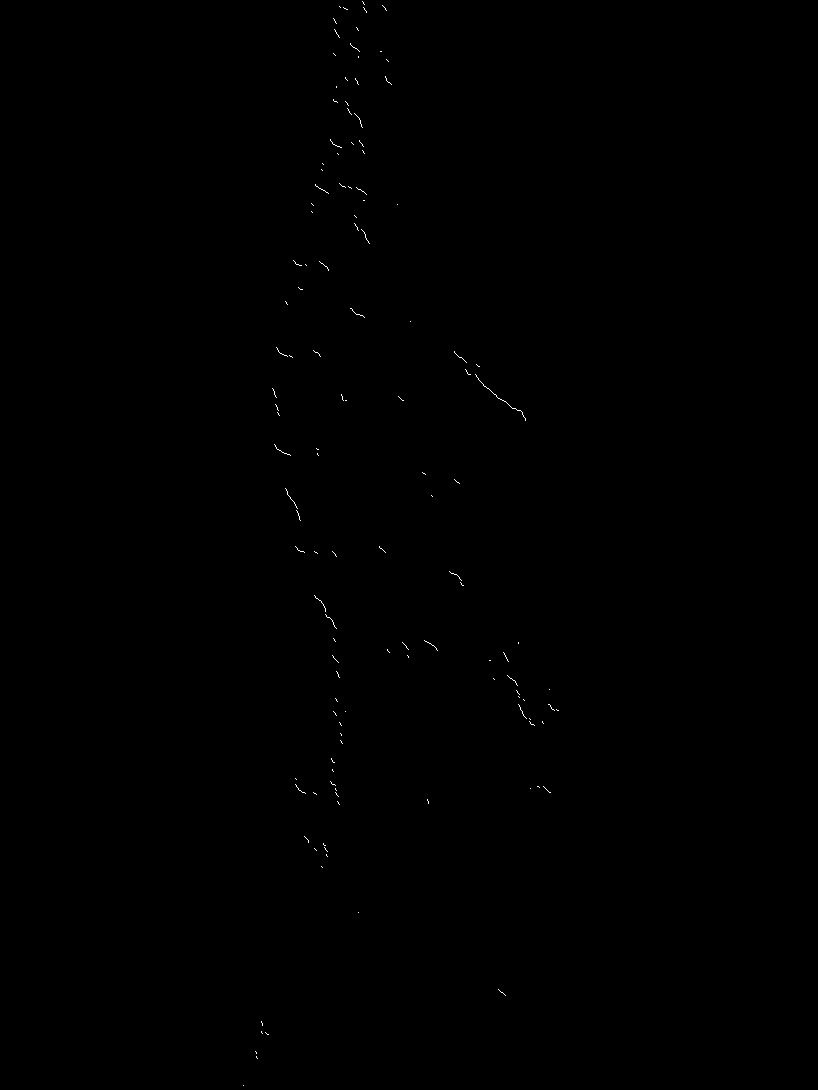
#> input picture ex_ppp.png, 818 x 1090 px
$ python proyecto2.py   (older library calls are emulated)
#> lines starting #> are read from the running program, lines starting #| are printed output that depends on the picture; after the words box and inside, x2 and y2 are one past the last pixel; in counts of white or black regions, pixels touching at a corner belong together
import numpy as np
import imutils
import cv2

#FUNCIONA PERO LAS COORDENADAS SALEN DEL CORTE
img = cv2.imread('ex_ppp.png', cv2.IMREAD_COLOR)
#> img is the input picture: shape (1090, 818, 3); 0.09% white in thin lines or dots, all inside (x1, y1, x2, y2) = (243, 1, 559, 1086)
dimensions = img.shape
#> dimensions = (1090, 818, 3)

# height, width, number of channels in image
altura = img.shape[0]
#> altura = 1090
width = img.shape[1]
#> width = 818
#print("Altura: ",altura)
#print("Ancho: ", width)
ancho = int(width)
#> ancho = 818
alfa = int(altura/12)
#> alfa = 90
#print(alfa)
cons = 0

a = np.empty((12, 30))
for i in range(1, 13):

    cons1 = cons
    cons2 = cons1+alfa
    #print(cons1)
    #print(cons2)
    print("____")
    image = img[cons1:cons2, 0:ancho]

    #convirtiendo a escala de grises
    gray = cv2.cvtColor(image, cv2.COLOR_BGR2GRAY)
    #aplicando desenfoque gaussiano
    blurred = cv2.GaussianBlur(gray, (5, 5), 0)
    #threshold?
    try:
        thresh = cv2.threshold(blurred, 60, 200, cv2.THRESH_BINARY)[1]

        cnts = cv2.findContours(thresh.copy(), cv2.RETR_EXTERNAL,
                                cv2.CHAIN_APPROX_SIMPLE)

        cnts = cnts[0] if imutils.is_cv2() else cnts[1]
        count = 1
        for c in cnts:
            M = cv2.moments(c)

            if M["m00"] != 0:
                cX = int(M["m10"] / M["m00"])
                cY = int(M["m01"] / M["m00"])
            else:
                cX, cY = 0, 0
            xx = str(cX)+","+str(cY)
            print(xx)
            #print(c)

            print(i)#grande
            '''
            print(count)#pequeño
            print(xx)
            for i in range(0, 12):
                for count in range(0, 30):
                    a[i][count] = cX

            '''


            #CONTORNO ENCONTRADO
            cv2.drawContours(image, [c], -1, (0, 0, 255), 2)
            #CIRCULO DE CENTRO
            cv2.circle(image, (cX, cY), 7, (0, 0, 255), -1)
            #COORDENADAS
            cv2.putText(image, xx, (cX - 50, cY - 50),
                        #TIPO DE LETRA, COLOR?
            cv2.FONT_HERSHEY_SIMPLEX, 0.5, (0, 0, 255), 2)

            # [4 lines of commented-out code are left out]
            count = count+1
            #cv2.waitKey(0)

        cons = cons2
        i = i+1

    except:
        pass
#> this loop made 12 passes
#> cnts on passes 1, 2, 3, 4, 6, 7, 8, 9, 10, 11, 12: 13 contours, all with area under 20, 8 contours, all with area under 20, 10 contours, all with area under 20, 7 contours, all with area under 20, 6 contours, all with area under 20, 8 contours, all with area under 20, 16 contours, all with area under 20, 16 contours, all with area under 20, 4 contours, all with area under 20, 0 contours, 6 contours, all with area under 20
#> pass 1, `image = img[cons1:cons2, 0:ancho]`:
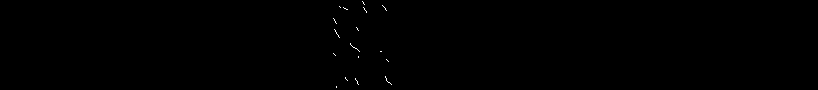
#> image: shape (90, 818, 3); 0.12% white in thin lines or dots, all inside (x1, y1, x2, y2) = (333, 1, 392, 88)
#> pass 1, `thresh = cv2.threshold(blurred, 60, 200, cv2.THRESH_BINARY)[1]`:
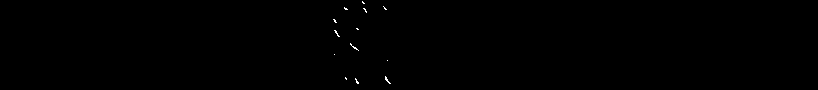
#> thresh: shape (90, 818); values 0 (black) and 200 (white), 0.13% white in thin lines or dots, all inside (x1, y1, x2, y2) = (333, 1, 391, 84)
#> after the loop:
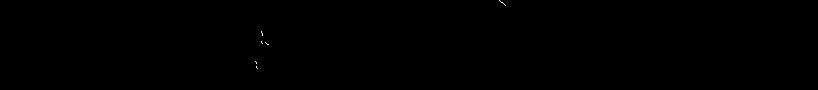
#> gray: shape (90, 818); 0.03% white in thin lines or dots, all inside (x1, y1, x2, y2) = (255, 0, 506, 69)
#> after the loop:
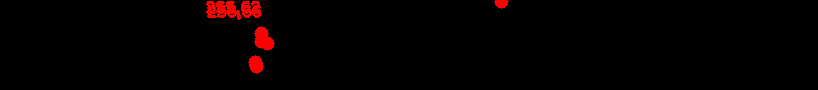
#> image: shape (90, 818, 3); mean B, G, R 0, 0, 4.7
#print(a)
#python center_blob1.py --image prueba1.png
cv2.imshow("Image", img)
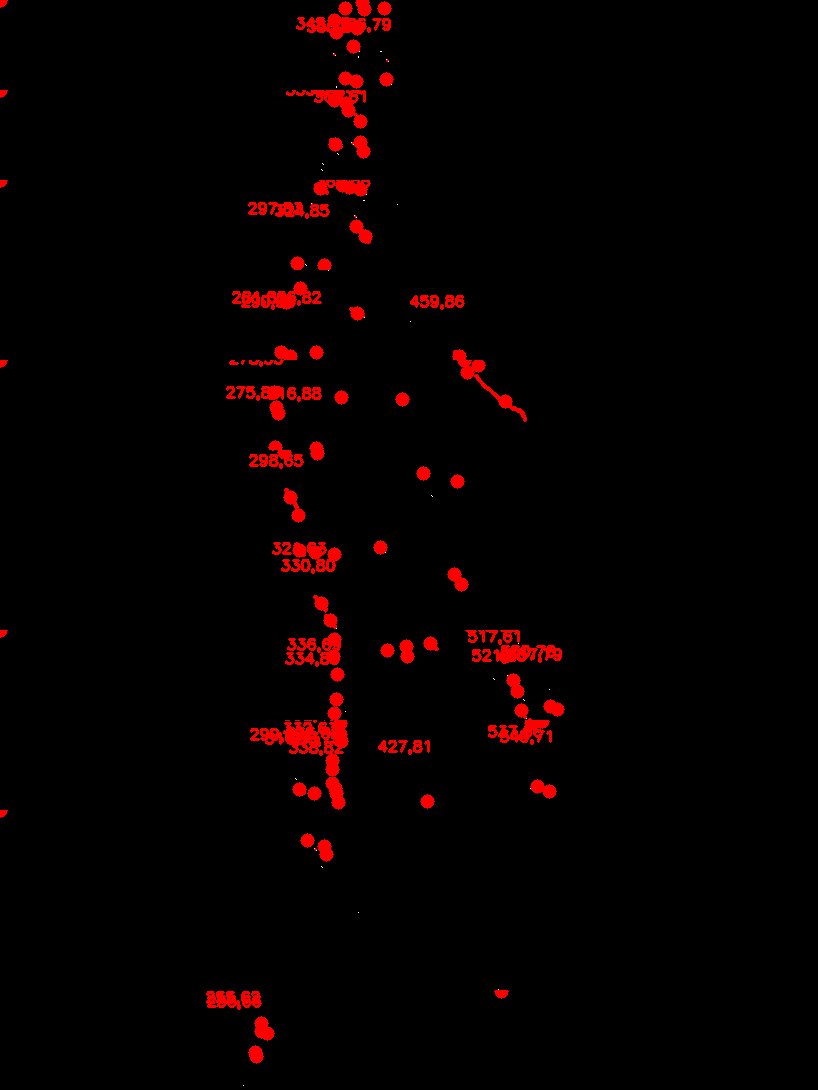
#> window 'Image': shape (1090, 818, 3); mean B, G, R 0, 0, 7
cv2.waitKey(0)

$ run again, with prueba1.png copied over ex_ppp.png
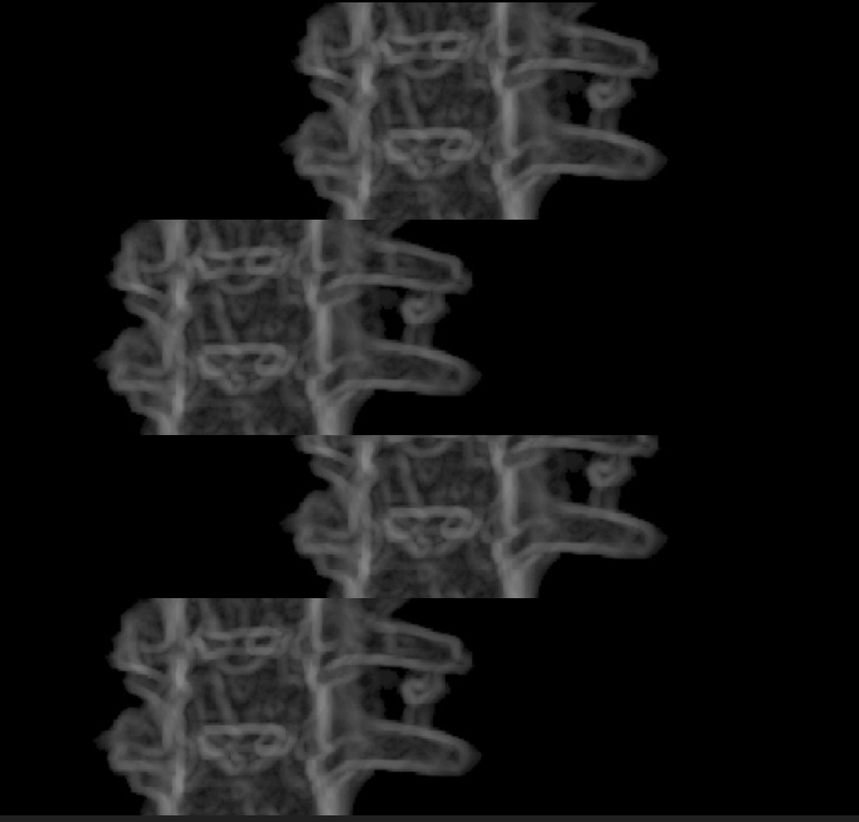
#> input picture prueba1.png, 859 x 822 px, shrunk from 1428 x 1366 before the run
#> img is the input picture: shape (822, 859, 3); min 0, max 139, mean 22.5
#> the loop `for i in range(1, 13): ` made 12 passes
#> pass 1, `thresh = cv2.threshold(blurred, 60, 200, cv2.THRESH_BINARY)[1]`:
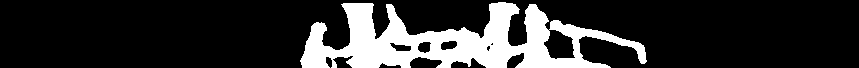
#> thresh: shape (68, 859); values 0 (black) and 200 (white), 18.7% white; 1 white region, box (x1, y1, x2, y2) and area: (300, 2, 647, 68) 10934
#> `cv2.imshow("Image", img)`:
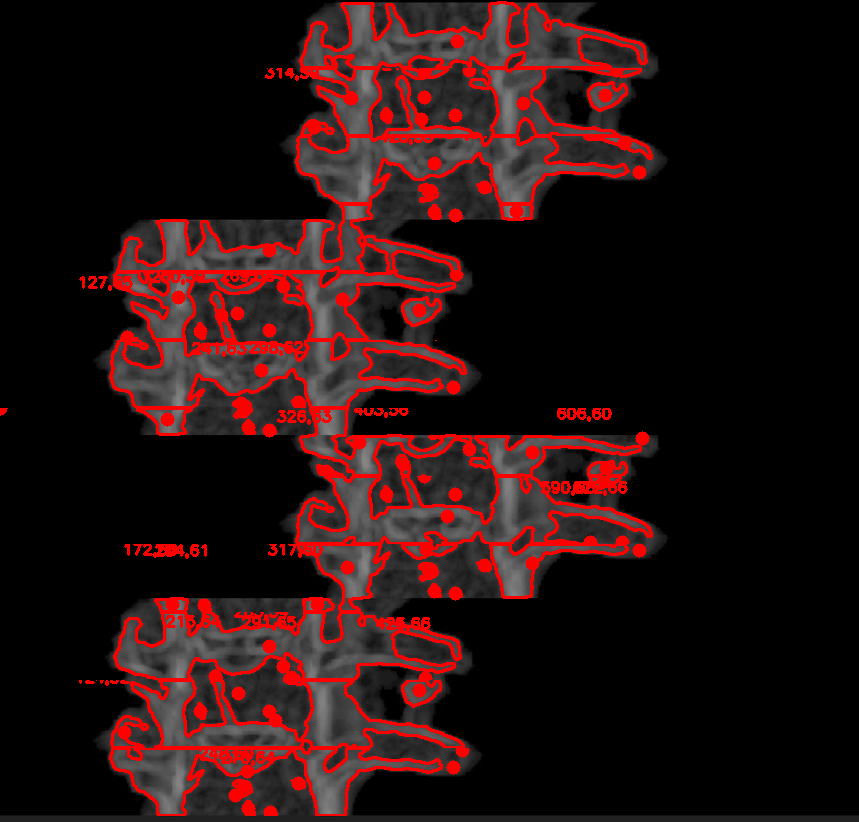
#> window 'Image': shape (822, 859, 3); mean B, G, R 16.7, 16.7, 40
